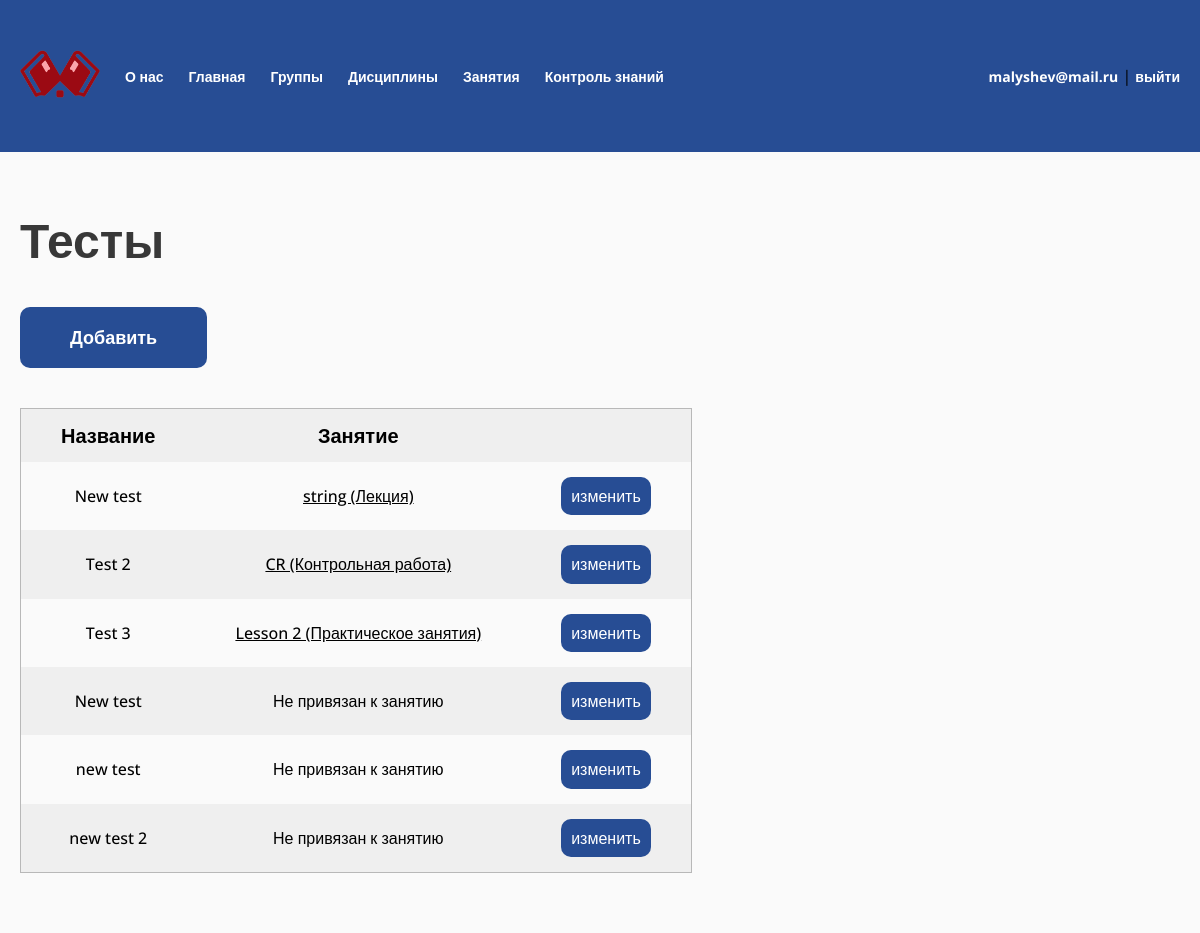
The page /tests/ (signed in) on the database its author committed.
### study/models.py (models this page shows, shortened)
class Test(models.Model):
    name = models.CharField(max_length=128)
    class Meta:
        verbose_name = "Тест"
        verbose_name_plural = "Тесты"

class Lesson(models.Model):
    class Type(models.TextChoices):
        LECTURE = "LC", "Лекция"
        PRACTICAL = "PR", "Практическое занятия"
        LABORATORY = "LR", "Лабораторное занятие"
        CONTROL = "CW", "Контрольная работа"
        INDIVIDUAL = "IW", "Индивидуальное практическое занятие"
    type = models.CharField("Тип", max_length=32, choices=Type.choices)
    subject = models.ForeignKey(TeacherGroupSubject, related_name="lessons", on_delete=models.CASCADE, null=True, blank=True)
    name = models.CharField(max_length=128)
    test = models.OneToOneField(Test, on_delete=models.SET_NULL, null=True, blank=True)
    text = models.TextField(null=True, blank=True)
    deadline = models.DateTimeField(null=True, blank=True)
    class Meta:
        verbose_name = "Занятие"
        verbose_name_plural = "Занятия"
    def __str__(self):
        return f"{self.name} ({self.get_type_display()})"

### study/views.py (the view)
# urls.py: path("tests/", views.TestsListView.as_view(), name="tests"),
@method_decorator(not_student, name="dispatch")
class TestsListView(LoginRequiredMixin, ListView):
    model = Test
    context_object_name = "objects"
    template_name = "study/test/list.html"

### study/templates/study/test/list.html (shortened to what this page needs)
{% extends "base.html" %}
{% load static %}
{% block extra_css %}
<link rel="stylesheet" href="{% static 'css/table.css' %}">
{% endblock %}
{% block content %}
<section >
    <h1 class="h1">Тесты</h1>
    <a href="{% url 'test-add' %}" class="btn mt-40">Добавить</a>
    <div class="table-wrapper mt-40">
        <table class="table">
        <thead>
            <tr>
                <th>Название</th>
                <th>Занятие</th>
                <th></th>
            </tr>
        </thead>
        <tbody>
            {% for object in objects %}
            <tr>
                <td>{{ object.name|default:"-" }}</td>
                <td>
                    {% if object.lesson %}
                    <a href="{% if user.profile.type == 2 %}{% url 'my-lesson' object.lesson.pk %}{% else %}{% url 'lesson' object.lesson.pk %}{% endif %}">{{ object.lesson }}</a>
                    {% else %}
                    Не привязан к занятию
                    {% endif %}
                </td>
                <td>
                    <a href="{% url 'test' object.pk %}" class="btn btn-table">изменить</a>
                </td>
            </tr>
            {% endfor %}
        </tbody>
    </table>
    </div>
</section>
{% endblock %}

### templates/base.html (shortened to what this page needs)
{% load static %}
<!DOCTYPE html>
<html lang="ru">
<head>
	<link rel="stylesheet" href="{% static 'css/reset.css' %}">
	<link rel="stylesheet" href="{% static 'css/main.css' %}">
	<link rel="stylesheet" href="{% static 'css/menu.css' %}">
    {% block extra_css %}{% endblock %}
</head>
<body>
	<header class="header">
		<div class="container">
			<ul class="header-menu">
				<li><a href="{% url 'index' %}" class="logo"><img src="{% static 'img/logo.png' %}" alt=""></a></li>
				<li><a href="{% url 'about' %}">О нас</a></li>
				{% if user.is_authenticated %}
				<li><a href="{% url 'index' %}">Главная</a></li>
				{% if user.profile.type == 1 %}
				<li><a href="{% url 'teachers' %}">Преподаватели</a></li>
				<li><a href="{% url 'students' %}">Студенты</a></li>
				<li><a href="{% url 'applications' %}">Заявки</a></li>
				<li><a href="{% url 'groups' %}">Группы</a></li>
				<li><a href="{% url 'subjects' %}">Дисциплины</a></li>
				<li><a href="{% url 'lessons' %}">Занятия</a></li>
				<li><a href="{% url 'tests' %}">Контроль знаний</a></li>
				{% elif user.profile.type == 2 %}
				<li><a href="{% url 'my-group' %}">Группы</a></li>
				<li><a href="{% url 'my-subjects' %}">Дисциплины</a></li>
				<li><a href="{% url 'my-lessons' %}">Занятия</a></li>
				<li><a href="{% url 'tests' %}">Контроль знаний</a></li>
				{% endif %}
				<li class="header-menu-profile">
					<a href="{% url 'profile' %}">{{ user.username }}</a> | <a href="{% url 'logout' %}">выйти</a>
				</li>
				{% endif%}
			</ul>
		</div>
	</header>
	<main class="main">
		<div class="container">
		    {% block content %}{% endblock %}
		</div>
	</main>
</body>
</html>

### static/css/main.css (style rules this page uses)
:root { --green: #274d94; --red: #D43131; --background: #FAFAFA; --gray: #B8B8B8; --tablePrimary: #EFEFEF; --tableSecondary: #FAFAFA; }
* { padding: 0; margin: 0; box-sizing: border-box; }
html { font-family: "Open Sans", sans-serif; }
body { display: flex; flex-direction: column; min-height: 100vh; height: 100%; }
.container { max-width: 1240px; padding: 0 20px; margin: 0 auto; position: relative; }
.mt-40 { margin-top: 40px; }
.h1 { color: #383838; font-size: 48px; font-weight: 700; }
.btn { color: #FFF; font-size: 18px; font-weight: 700; border-radius: 10px; background: var(--green); padding: 20px 50px; text-align: center; cursor: pointer; text-decoration: none; display: block; width: fit-content; }
.btn.btn-table { padding: 10px; font-size: 16px; font-weight: 500; }
.header { padding: 50px 0; background: var(--green); }
.logo img { width: 100%; max-width: 80px; }
.main { flex: 1 1 100%; padding: 60px 0; background-color: var(--background); }

### static/css/menu.css (style rules this page uses)
ul { list-style: none; }
.header-menu { display: flex; align-items: center; gap: 25px; width: 100%; }
.header-menu a { text-decoration: none; font-weight: 700; color: white; font-size: 14px; }
.header-menu-profile { margin-left: auto; }

### static/css/table.css (style rules this page uses)
.table-wrapper { width: 100%; overflow-x: auto; }
.table { border: 1px solid var(--gray); background: var(--tablePrimary); border-collapse: collapse; }
.table td, .table th { padding: 15px 40px; text-align: center; }
.table th { color: #000; font-size: 20px; font-weight: 700; }
.table td { color: #000; font-size: 16px; font-weight: 500; }
.table a:not(.btn) { color: black; }
.table tbody tr:nth-of-type(2n-1) { background: var(--tableSecondary); }

### rows shown on the page
Test: name "New test", lesson "string (Лекция)"
Test: name "Test 2", lesson "CR (Контрольная работа)"
Test: name "Test 3", lesson "Lesson 2 (Практическое занятия)"
Test: name "New test", shows "Не привязан к занятию"
Test: name "new test", shows "Не привязан к занятию"
Test: name "new test 2", shows "Не привязан к занятию"

### other values the page prints
{{ user.username }} "malyshev@mail.ru"
